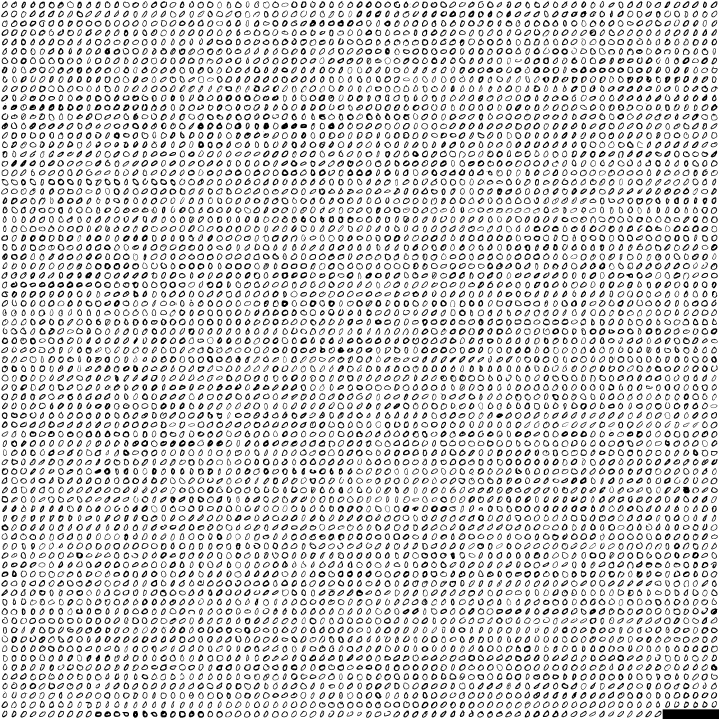
#> input picture Digits/0.png, 2156 x 2156 px (shown at 1/3 size); its folder holds only this picture in this run
$ jupyter execute --allow-errors UnsupervisedDigits.ipynb
#> lines starting #> are read from the running program, lines starting #| are printed output that depends on the picture; long printed decimals are rounded
#> after the loop `while row < I.shape[0]:`: row = 2156
[cell 1]
import numpy as np
import numpy.linalg as linalg
import matplotlib.pyplot as plt
import skimage
import skimage.io
import scipy.stats
from skimage.transform import resize
from matplotlib.offsetbox import OffsetImage, AnnotationBbox
from PIL import ImageTk, Image, ImageDraw
import PIL
from tkinter import *

First let's load in the digits as before

[cell 2]
# Load in all digits
res = 28
digits = []
#> (the rest of this cell did not finish here and is left out)

Now let's put the digits into a data matrix, where each row is a digit and each column is a pixel index.  To do this, we're going to have to "flatten" the 2D arrays for each digit into a 1D array.  We'll go row by row in "scanline order," so the first row goes into the first 28 dimensions, the second row goes into dimensions 29-56, etc.  Here's an example of using numpy's <code><a href = "https://numpy.org/doc/stable/reference/generated/numpy.ndarray.flatten.html">flatten</a></code> method to do this on an example 0 digit.

[cell 3]
digit = digits[0][100]
print(digit.shape)
#| (28, 28)
digit_flat = digit.flatten()
#> digit_flat = 784 values, max 1 at index 0, min 0 at index 397, mean 0.848
print(digit_flat.shape)
#| (784,)

fig = plt.figure(figsize=(12, 5))
plt.subplot(121)
plt.imshow(digit, cmap='gray')
plt.subplot(122)
plt.plot(digit_flat)
#> figure, not shown here; panel 2: curve peaks at x = 0, y = 1

The original digit image is $28 \times 28$ pixels, so when we flatten it, we get a 784 dimensional vector.  It's a little strange to look at, but we can kind of see the pattern.  Noting that pure black is 0 and pure white is 1, the top few rows are all white pixels, so we see it stays at 1 for a while, then it jumps down on each line when it passes through the 0 slice.  The animation below shows the flattening process in more detail

Now that we have a way to turn a digit into a vector, we can set up our data matrix <b>x</b>.  We'll also keep track of the actual labels of the digits in a parallel array <b>y</b>, though we won't actually use those labels in what we're going to do next

[cell 4]
X = []
y = []
for i in range(len(digits)):
    for digit in digits[i]:
        X.append(digit.flatten())
        y.append(i)
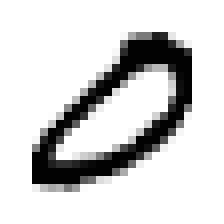
#> digit: shape (28, 28) float64 (shown 8 times larger); min 0.00392, max 1, mean 0.826
#> after the loop, X = 5923 items; y = 5923 values from 0 to 0
X = np.array(X)
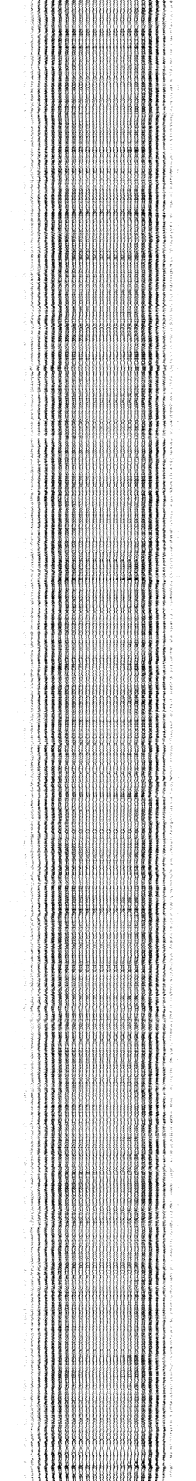
#> X: shape (5923, 784) float64 (shown at 1/4 size); min 0, max 1, mean 0.827
y = np.array(y)
print(X.shape)
#| (5923, 784)

Let's compute PCA on the data matrix to find the directions of greatest variance.  First, we compute the mean of all of the data points, which corresponds to computing the mean over all rows

[cell 5]
## TODO: Fill this in
mu = np.mean(X, axis=0) # Mean of each pixel
#> mu = 784 values, max 1 at index 0, min 0.209 at index 627, mean 0.827
plt.imshow(np.reshape(mu, (28, 28)), cmap='magma')
plt.colorbar()

Let's have a look at the mean.  We have to turn it back from a flattened vector into an image by using numpy's <code><a href = "https://numpy.org/doc/stable/reference/generated/numpy.reshape.html">reshape</a></code> method

[cell 6]
## TODO: Fill this in

Now we'll subtract off the mean from each row and compute the directions of maximum variance in what remains

[cell 7]
## TODO: Fill this in
Y = X - mu
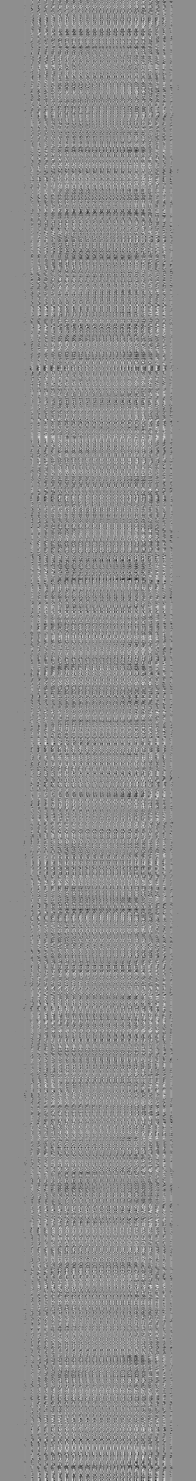
#> Y: shape (5923, 784) float64 (shown at 1/4 size); min -1, max 0.791, mean 4.14e-16; drawn with min black and max white
A = (Y.T).dot(Y)
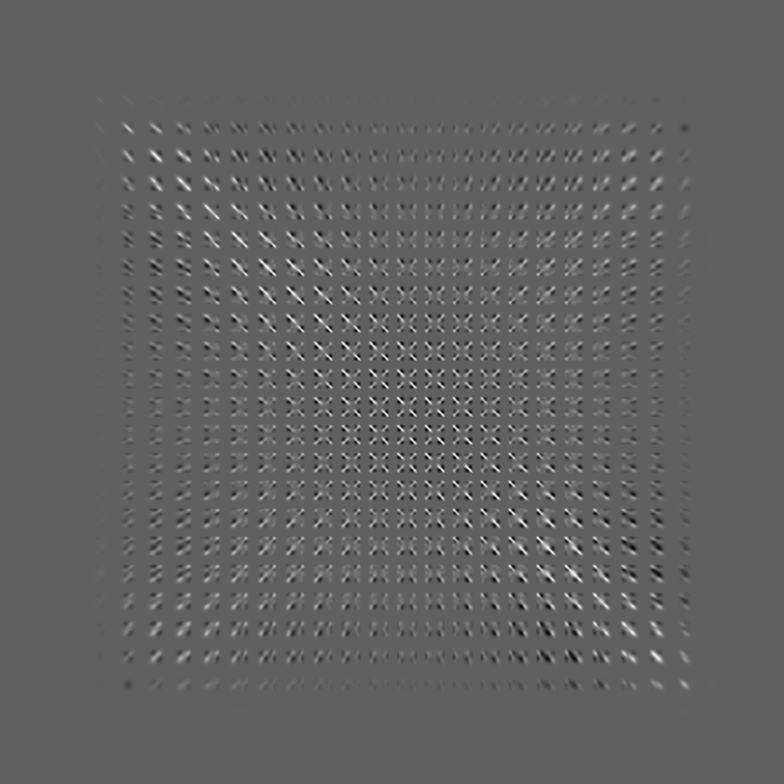
#> A: shape (784, 784) float64; min -712.6, max 1164.2, mean 10.5; drawn with min black and max white
print(A.shape)
#| (784, 784)
w, v = np.linalg.eigh(A)
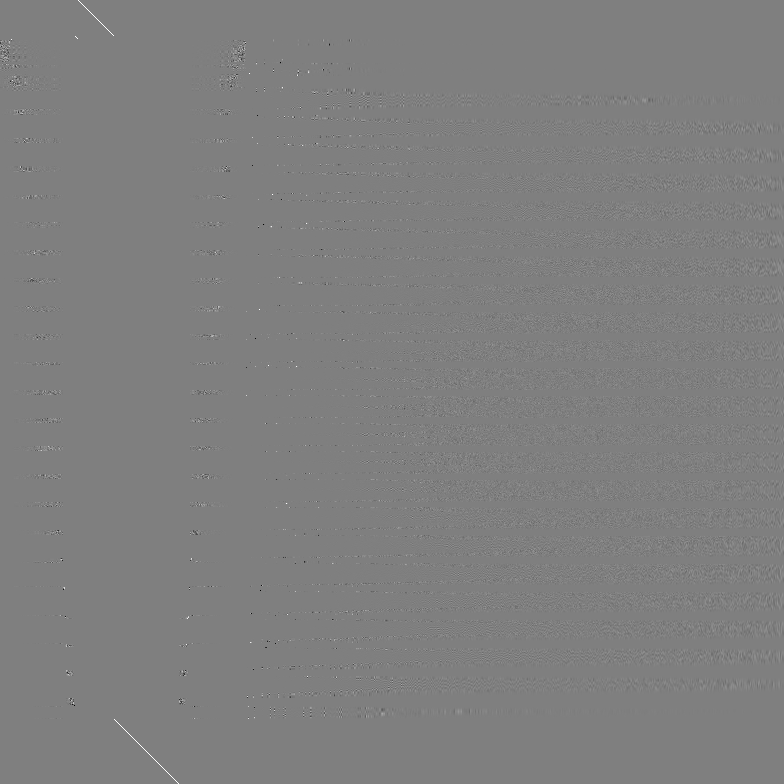
#> v: shape (784, 784) float64; min -1, max 1, mean 0.000222; drawn with min black and max white
#> w = 784 values from -4.25e-12 to 51661.6
w = w[::-1]
#> w = 784 values, max 51661.6 at index 0, min -4.25e-12 at index 783, mean 377.1
v = v[:, ::-1]
plt.plot(np.cumsum(w[0:100])/np.sum(w))
plt.xlabel("Number of components")
plt.ylabel("Explained Variance Ratio")
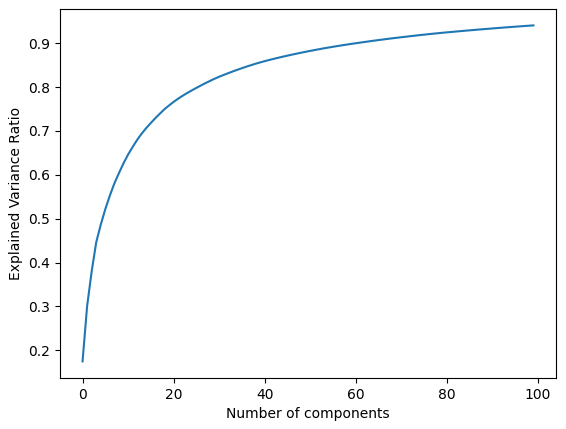
#> figure drawn by matplotlib, 1 panel; curve peaks at x = 99, y = 0.941

To get an idea of how much variance each direction explains, we can create a <a href = "https://en.wikipedia.org/wiki/Scree_plot">scree plot</a>, which is simply plotting the variance of each component.  When we do this, we see that the variance is captured well by many fewer than 784 dimensions

[cell 8]
## TODO: Fill this in

Let's look at a cumulative sum of the ratio to the total variance to see how many components it takes us to explain 90% of the variance.  We find that this takes about 86 dimensions

[cell 9]
wcumu = np.cumsum(w)/np.sum(w)
#> wcumu = 784 values from 0.175 to 1
plt.plot(wcumu)
plt.plot([0, wcumu.size], [0.9, 0.9], linestyle='--')
plt.xlabel("Component")
plt.ylabel("Ratio of Cumulative Explained Variance")
print(np.argmin(np.abs(wcumu-0.9)))
#| 60
#> figure, not shown here; curve peaks at x = 537, y = 1

Let's pull out the first 10 directions of greatest variance and plot them.  Overall, the first 10 components account for about 50% of the variance in the dataset, and the first 20 components account for about 64% of the variance in the dataset (note the diminishing returns)

[cell 10]
print(wcumu[1])
#| 0.3004
print(wcumu[9])
#| 0.6263
print(wcumu[19])
#| 0.7581

[cell 11]
N = 20
plt.figure(figsize=(5*3, 4*3))
for i in range(N):
    img = np.reshape(v[:, i], (28, 28))
    plt.subplot(4, 5, i+1)
    plt.imshow(img, cmap='magma')
    plt.colorbar()
    var = w[i]/np.sum(w)
    plt.title("Component {}\nExplained Var {:.1f} %".format(i, var*100))
#> this loop made 20 passes
#> var on passes 1 to 12: 0.175, 0.126, 0.0793, 0.0664, 0.0403, 0.0356, 0.0309, 0.028, 0.0233, 0.0223, 0.0199, 0.0172
#> pass 1, `img = np.reshape(v[:, i], (28, 28))`:
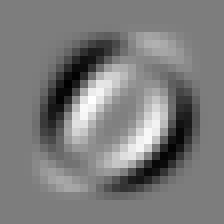
#> img: shape (28, 28) float64 (shown 8 times larger); min -0.111, max 0.115, mean -0.00117; drawn with min black and max white
plt.tight_layout()
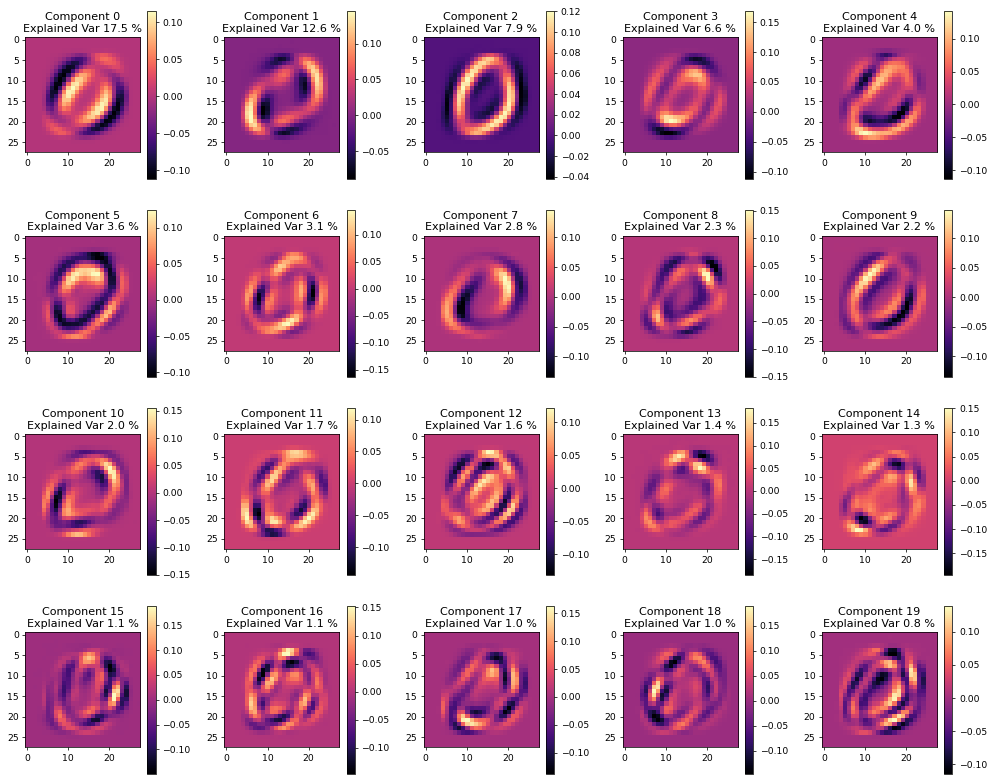
#> figure drawn by matplotlib, 40 panels

[cell 12]
proj = (X - mu).dot(v[:, 0:N])
idxs = np.random.permutation(X.shape[0])[0:1000]

plt.figure(figsize=(20, 20))
ax = plt.gca()
for i in idxs:
    patch = np.reshape(X[i, :], (res, res))
    x, y = proj[i, 0:2]
    im = OffsetImage(patch, zoom=0.75, cmap = 'gray')
    ab = AnnotationBbox(im, (x, y), xycoords='data', frameon=False)
    ax.add_artist(ab)
#> this loop made 1000 passes
#> (x, y) on passes 1 to 3: (4.59, -0.0336), (-4.01, 1.62), (3.45, 0.696)
#> pass 1, `patch = np.reshape(X[i, :], (res, res))`:
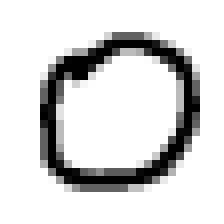
#> patch: shape (28, 28) float64 (shown 8 times larger); min 0, max 1, mean 0.843
ax.update_datalim(proj[:, 0:2])
ax.autoscale()

[cell 13]
n_examples = 40

plt.figure(figsize=(12, n_examples))

all_ncomponents = [2, 5, 10, 20, 40, 100]
n_cols = len(all_ncomponents)+1

# Plot the original digits
np.random.seed(0)
idxs = np.random.permutation(X.shape[0])[0:n_examples]
for i, idx in enumerate(idxs):
    plt.subplot(n_examples, n_cols, 1+n_cols*i)
    plt.imshow(np.reshape(X[idx, :], (res, res)), cmap='gray')
    plt.clim([0, 1])
    plt.axis("off")
    if i == 0:
        plt.title("Num_Components")


for col, n_components in enumerate(all_ncomponents):
    for i, idx in enumerate(idxs):
        x = X[idx, :] - mu
        proj = np.array(mu)
        for k in range(n_components):
            proj += v[:, k]*np.sum(v[:, k]*x)
        plt.subplot(n_examples, n_cols, n_cols*i + col + 2)
        plt.imshow(np.reshape(proj, (res, res)), cmap='gray')
        plt.axis("off")
        plt.clim([0, 1])
        if i == 0:
            plt.title("{}\n{}x".format(n_components, x.size/n_components))
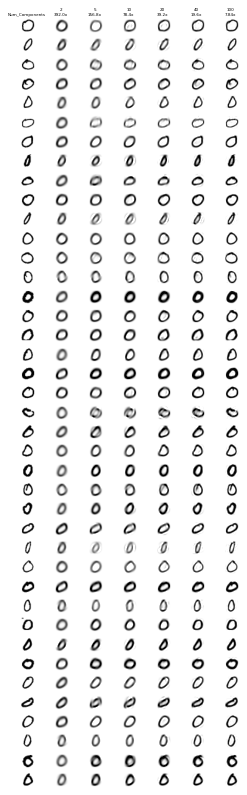
#> figure drawn by matplotlib, 280 panels

[cell 14]
print(A.shape)
#| (784, 784)
